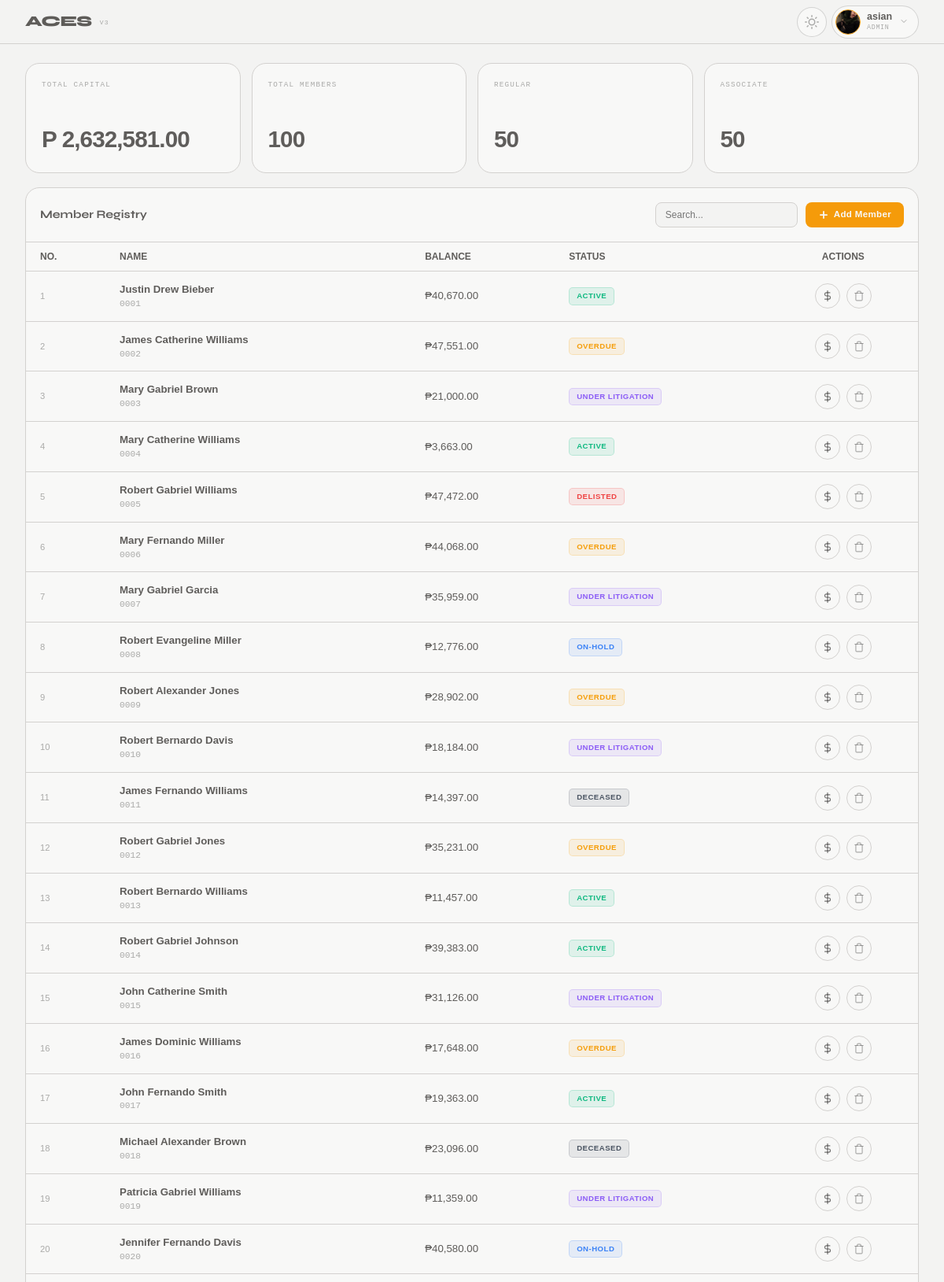
The app's page /index.php (signed in, upper part) with its own data.
### tables this page shows
CREATE TABLE `members` (
  `id` int(11) NOT NULL,
  `member_id` int(11) DEFAULT NULL,
  `membership_type` varchar(50) DEFAULT NULL,
  `username` varchar(50) DEFAULT NULL,
  `password` varchar(255) DEFAULT NULL,
  `first_name` varchar(100) DEFAULT NULL,
  `middle_name` varchar(100) DEFAULT NULL,
  `last_name` varchar(100) DEFAULT NULL,
  `email` varchar(150) DEFAULT NULL,
  `profile_picture` varchar(255) DEFAULT NULL,
  `prefix` varchar(20) DEFAULT NULL,
  `suffix` varchar(20) DEFAULT NULL,
  `birthdate` date DEFAULT NULL,
  `death_date` date DEFAULT NULL,
  `approval_date` datetime DEFAULT NULL,
  `balance` decimal(10,2) DEFAULT 0.00,
  `is_mgs` tinyint(1) DEFAULT 0,
  `remarks` text DEFAULT NULL,
  `role_id` int(11) DEFAULT NULL,
  `phone_number` varchar(20) DEFAULT NULL,
  `telephone_number` varchar(20) DEFAULT NULL,
  `civil_status` varchar(20) DEFAULT NULL,
  `address` text DEFAULT NULL,
  `status` enum('Active','Deceased','Delisted','On-Hold','Overdue','Under Litigation') NOT NULL DEFAULT 'Active',
  `phone_number_2` varchar(255) DEFAULT NULL,
  `telephone_number_2` varchar(255) DEFAULT NULL
);

### views/auth/admin/dashboard.php (the view, shortened to what this page needs)
<?php
$dbClass = new DB();
$db = $dbClass->connect();
try {
    $stmt = $db->query("SELECT * FROM members ORDER BY id ASC");
    $members = $stmt->fetchAll(PDO::FETCH_ASSOC);
} catch (PDOException $e) {
    $members = [];
}
$total       = array_sum(array_column($members, 'balance'));
$totalCount  = count($members);
$regCount    = count(array_filter($members, fn($m) => ($m['membership_type'] ?? '') === 'Regular'));
$ascCount    = count(array_filter($members, fn($m) => ($m['membership_type'] ?? '') === 'Associate'));
if (!function_exists('fmtK')) {
    function fmtK($n)
    {
        return number_format($n, 2);
    }
}
if (!function_exists('fullName')) {
    function fullName($m)
    {
        return trim(($m['first_name'] ?? '') . ' ' . ($m['middle_name'] ?? '') . ' ' . ($m['last_name'] ?? ''));
    }
}
?>
<div class="l-app">
    <div class="l-container">
        <main class="l-app__body">
            <div class="c-kpi-grid">
                <div class="c-kpi-card">
                    <div class="c-kpi-card__label">Total Capital</div>
                    <div class="c-kpi-card__value">P <?= fmtK($total) ?></div>
                </div>
                <div class="c-kpi-card">
                    <div class="c-kpi-card__label">Total Members</div>
                    <div class="c-kpi-card__value"><?= $totalCount ?></div>
                </div>
                <div class="c-kpi-card">
                    <div class="c-kpi-card__label">Regular</div>
                    <div class="c-kpi-card__value"><?= $regCount ?></div>
                </div>
                <div class="c-kpi-card">
                    <div class="c-kpi-card__label">Associate</div>
                    <div class="c-kpi-card__value"><?= $ascCount ?></div>
                </div>
            </div>
            <div class="c-table-card">
                <div class="c-table-card__header">
                    <span class="c-table-card__title">Member Registry</span>
                    <div class="c-table-card__actions">
                        <input type="text" id="tbl-search" class="c-table-card__search" placeholder="Search...">
                        <a href="?page=member_add" class="c-btn-add">
                            <svg width="14" height="14" viewBox="0 0 24 24" fill="none" stroke="currentColor" stroke-width="3" stroke-linecap="round" stroke-linejoin="round" style="margin-right: 6px;">
                                <line x1="12" y1="5" x2="12" y2="19"></line>
                                <line x1="5" y1="12" x2="19" y2="12"></line>
                            </svg>
                            Add Member
                        </a>
                    </div>
                </div>
                <div class="tbl-scroll">
                    <table class="c-table">
                        <thead>
                            <tr>
                                <th class="c-table__header">No.</th>
                                <th class="c-table__header">Name</th>
                                <th class="c-table__header">Balance</th>
                                <th class="c-table__header">Status</th>
                                <th class="c-table__header" style="text-align: center;">Actions</th>
                            </tr>
                        </thead>
                        <tbody>
                            <?php
                            $counter = 1;
                            foreach ($members as $m):
                            ?>
                                <tr class="c-table__row" onclick="window.location='?page=member_view&member_id=<?= $m['id'] ?>'" style="cursor: pointer;">
                                    <td class="c-table__cell c-table__cell--id"><?= $counter++ ?></td>
                                    <td class="c-table__cell">
                                        <div class="c-member-info">
                                            <span class="c-member-info__name"><?= htmlspecialchars(fullName($m)) ?></span>
                                            <span class="c-member-info__id"><?= str_pad($m['member_id'], 4, '0', STR_PAD_LEFT) ?></span>
                                        </div>
                                    </td>
                                    <td class="c-table__cell c-table__cell--balance">&#8369;<?= number_format($m['balance'], 2) ?></td>
                                    <td class="c-table__cell">
                                        <span class="c-badge c-badge--<?= str_replace(' ', '-', strtolower($m['status'] ?? 'active')) ?>">
                                            <?= htmlspecialchars($m['status']) ?>
                                        </span>
                                    </td>
                                    <td class="c-table__cell" style="text-align: center;">
                                        <div class="c-table__actions-wrapper">
                                            <button class="c-btn-icon c-btn-icon--amort"
                                                onclick="event.stopPropagation(); window.location='amortization.php?member_id=<?= $m['id'] ?>'"
                                                title="Amortization">
                                                <svg width="14" height="14" viewBox="0 0 24 24" fill="none" stroke="currentColor" stroke-width="2" stroke-linecap="round" stroke-linejoin="round">
                                                    <line x1="12" y1="1" x2="12" y2="23"></line>
                                                    <path d="M17 5H9.5a3.5 3.5 0 0 0 0 7h5a3.5 3.5 0 0 1 0 7H6"></path>
                                                </svg>
                                            </button>
                                            <button class="c-btn-icon c-btn-icon--del"
                                                onclick="event.stopPropagation(); confirmDelete(<?= $m['id'] ?>, '<?= htmlspecialchars(fullName($m)) ?>')"
                                                title="Delete Member">
                                                <svg width="14" height="14" viewBox="0 0 24 24" fill="none" stroke="currentColor" stroke-width="2" stroke-linecap="round" stroke-linejoin="round">
                                                    <polyline points="3 6 5 6 21 6"></polyline>
                                                    <path d="M19 6v14a2 2 0 0 1-2 2H7a2 2 0 0 1-2-2V6m3 0V4a2 2 0 0 1 2-2h4a2 2 0 0 1 2 2v2"></path>
                                                </svg>
                                            </button>
                                        </div>
                                    </td>
                                </tr>
                            <?php endforeach; ?>
                        </tbody>
                    </table>
                </div>
            </div>
        </main>
    </div>
</div>

### assets/css/variables.css (style rules this page uses)
:root { --bg: #f3f3f2; --surface: #f8f8f7; --raised: #f0ede8; --rim: #e0dcd5; --gold: #f59b0a; --gold-dim: rgba(217, 142, 22, 0.1); --text: #1c1a17b2; --t2: rgba(26, 25, 23, 0.6); --t3: rgba(26, 25, 23, 0.35); --border: rgba(211, 209, 207, 1.0); --border2: rgba(0, 0, 0, 0.15); --danger: #d93d3d; --ok: #27a858; --font-main: 'Poppins', sans-serif; --font-heading: 'Syne', sans-serif; --font-mono: 'IBM Plex Mono', monospace; --status-active: #10b981; --status-deceased: #4b5563; --status-delisted: #ef4444; --status-hold: #3b82f6; --status-overdue: #f59e0b; --status-litigation: #8b5cf6; }

### records on screen
members: fullName($m) "Justin Drew Bieber", member "0001", balance "40,670.00", status "ACTIVE"
members: fullName($m) "James Catherine Williams", member "0002", balance "47,551.00", status "OVERDUE"
members: fullName($m) "Mary Gabriel Brown", member "0003", balance "21,000.00", status "UNDER LITIGATION"
members: fullName($m) "Mary Catherine Williams", member "0004", balance "3,663.00", status "ACTIVE"
members: fullName($m) "Robert Gabriel Williams", member "0005", balance "47,472.00", status "DELISTED"
members: fullName($m) "Mary Fernando Miller", member "0006", balance "44,068.00", status "OVERDUE"
members: fullName($m) "Mary Gabriel Garcia", member "0007", balance "35,959.00", status "UNDER LITIGATION"
members: fullName($m) "Robert Evangeline Miller", member "0008", balance "12,776.00", status "ON-HOLD"
members: fullName($m) "Robert Alexander Jones", member "0009", balance "28,902.00", status "OVERDUE"
members: fullName($m) "Robert Bernardo Davis", member "0010", balance "18,184.00", status "UNDER LITIGATION"
members: fullName($m) "James Fernando Williams", member "0011", balance "14,397.00", status "DECEASED"
members: fullName($m) "Robert Gabriel Jones", member "0012", balance "35,231.00", status "OVERDUE"
members: fullName($m) "Robert Bernardo Williams", member "0013", balance "11,457.00", status "ACTIVE"
members: fullName($m) "Robert Gabriel Johnson", member "0014", balance "39,383.00", status "ACTIVE"
members: fullName($m) "John Catherine Smith", member "0015", balance "31,126.00", status "UNDER LITIGATION"
members: fullName($m) "James Dominic Williams", member "0016", balance "17,648.00", status "OVERDUE"
members: fullName($m) "John Fernando Smith", member "0017", balance "19,363.00", status "ACTIVE"
members: fullName($m) "Michael Alexander Brown", member "0018", balance "23,096.00", status "DECEASED"
members: fullName($m) "Patricia Gabriel Williams", member "0019", balance "11,359.00", status "UNDER LITIGATION"
members: fullName($m) "Jennifer Fernando Davis", member "0020", balance "40,580.00", status "ON-HOLD"

### other values on screen
$user['name'] "asian"
$user['role'] "ADMIN"
fmtK($total) "2,632,581.00"
$totalCount "100"
$regCount "50"
$ascCount "50"
